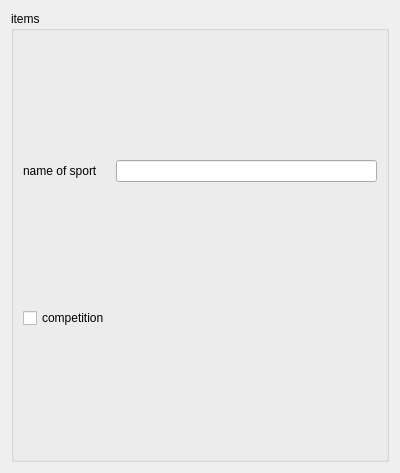
<?xml version="1.0" encoding="UTF-8"?>
<ui version="4.0">
 <class>Form</class>
 <widget class="QWidget" name="Form">
  <property name="geometry">
   <rect>
    <x>0</x>
    <y>0</y>
    <width>400</width>
    <height>473</height>
   </rect>
  </property>
  <property name="windowTitle">
   <string>Form</string>
  </property>
  <layout class="QVBoxLayout" name="verticalLayout">
   <item>
    <widget class="QGroupBox" name="itemsGroupBox">
     <property name="title">
      <string>items</string>
     </property>
     <layout class="QGridLayout" name="gridLayout">
      <item row="0" column="0">
       <widget class="QLabel" name="nameOfSportLabel">
        <property name="text">
         <string>name of sport</string>
        </property>
       </widget>
      </item>
      <item row="0" column="1">
       <widget class="QLineEdit" name="nameOfSportLineEdit"/>
      </item>
      <item row="1" column="0">
       <widget class="QCheckBox" name="competitionCheckBox">
        <property name="text">
         <string>competition</string>
        </property>
       </widget>
      </item>
     </layout>
    </widget>
   </item>
   <item>
    <layout class="QFormLayout" name="certificateFormLayout"/>
   </item>
  </layout>
 </widget>
 <resources/>
 <connections/>
</ui>
